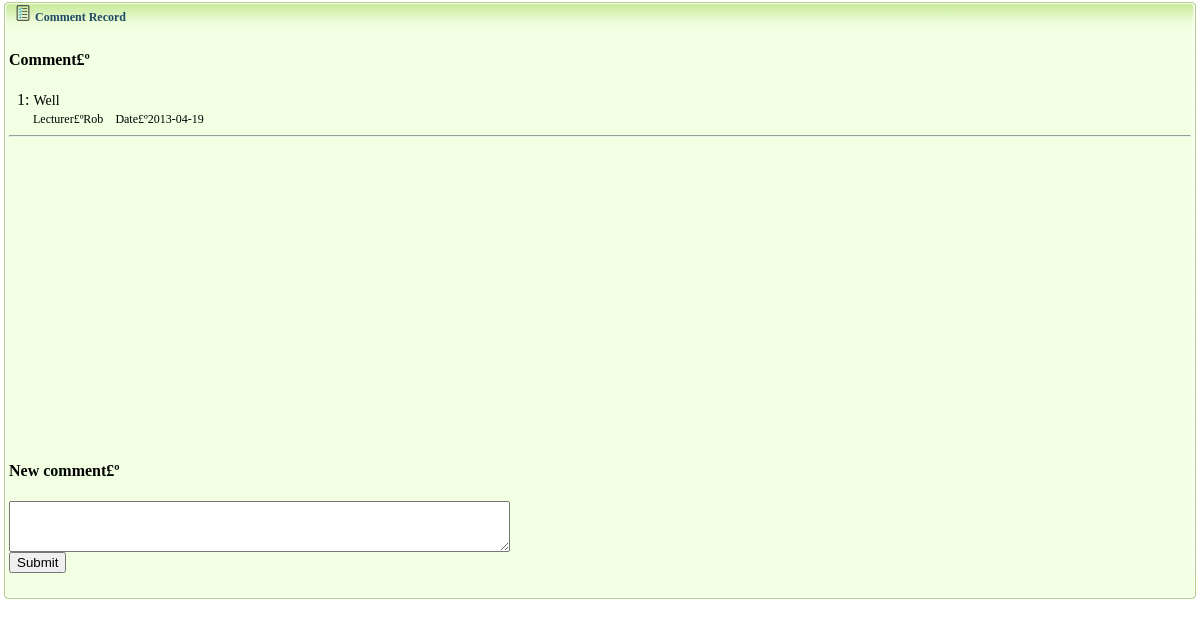
/sys/tab/evaluate_massage.php?id=3 (signed in), run on an earlier commit of the app's database.
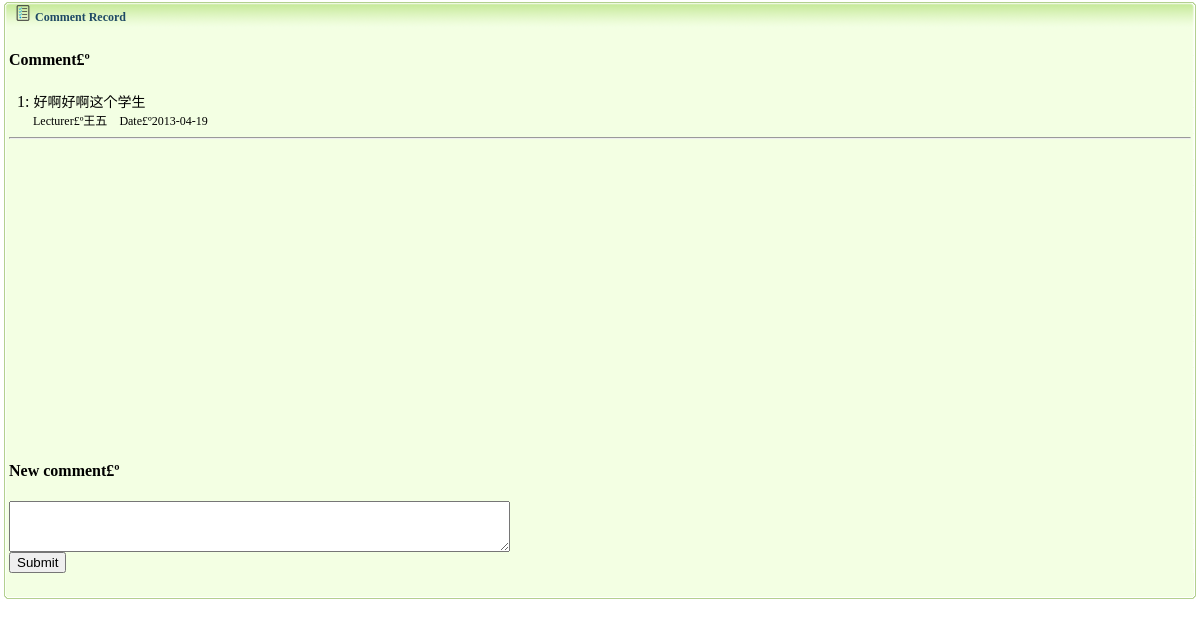
And on a later commit of the database.
### tables this page shows
CREATE TABLE IF NOT EXISTS `evaluate` (
  `id` int(4) NOT NULL AUTO_INCREMENT,
  `su_id` int(4) NOT NULL,
  `tu_id` int(4) NOT NULL,
  `evalue` varchar(299) NOT NULL,
  `times` varchar(25) NOT NULL,
  PRIMARY KEY (`id`)
);

CREATE TABLE IF NOT EXISTS `teacher` (
  `id` int(4) NOT NULL AUTO_INCREMENT,
  `user_id` int(4) NOT NULL,
  `name` varchar(200) NOT NULL,
  PRIMARY KEY (`id`)
);

### sys/tab/teacher_fun.php (called while the page is built, shortened)
<?php
	class  teacher_fun{
		public function select_teacher($uid){
			$query = "select * from teacher where user_id=".$uid;
			$result = mysql_query($query);
			$row = mysql_fetch_row($result);
			if($row){
				return  $row;
			}
		}
		public function select_evaluate($sid){
			$query = "select * from `evaluate` where su_id=".$sid;
			$result = mysql_query($query);
			return $result;
		}
	}
?>

### sys/tab/evaluate_massage.php (the view, shortened to what this page needs)
<?php
	include_once './teacher_fun.php';
	$obj = new teacher_fun();
?>
<!DOCTYPE html PUBLIC "-//W3C//DTD XHTML 1.0 Transitional//EN" "http://www.w3.org/TR/xhtml1/DTD/xhtml1-transitional.dtd">
<html xmlns="http://www.w3.org/1999/xhtml">
<head>
</head>
<body>
<table width="100%" border="0" align="center" cellpadding="0" cellspacing="0">
  <tr>
    <td height="30"><table width="100%" border="0" cellspacing="0" cellpadding="0">
      <tr>
        <td width="15" height="30"><img src="images/tab_03.gif" width="15" height="30" /></td>
        <td width="1101" background="images/tab_05.gif"><img src="images/311.gif" width="16" height="16" /> <span class="STYLE4">Comment Record</span></td>
        <td width="281" background="images/tab_05.gif"></td>
        <td width="14"><img src="images/tab_07.gif" width="14" height="30" /></td>
      </tr>
    </table></td>
  </tr>
  <tr>
    <td><table width="100%" border="0" cellspacing="0" cellpadding="0">
      <tr>
        <td width="9" background="images/tab_12.gif">&nbsp;</td>
        <td bgcolor="#f3ffe3">
        <h4>Comment£º</h4>
        <div style="overflow: scroll;height:350px;">
        <?php
        	$No=0;
        	$result = $obj->select_evaluate($_GET['id']);
        	while ($row=mysql_fetch_row($result)){
        		$No++;
        		echo "&nbsp;&nbsp;".$No.":   <span style='font-size:14px;'>$row[3]</span><br>";
        		echo "&nbsp;&nbsp;&nbsp;&nbsp;&nbsp;&nbsp;<span style='font-size:12px'>Lecturer£º";
        		$r=$obj->select_teacher($row[2]);
        		echo $r[2];
        		echo "&nbsp;&nbsp;&nbsp;&nbsp;Date£º$row[4]</span>";
        		echo "<hr />";
        	}
        ?>
        </div>
        <h4>New comment£º</h4>
        <form action="evaluate_massage.php?id=<?php echo $_GET['id'];?>&action=add" method="post" onsubmit="return CheckForm();" >
        	<label><textarea id="evalue" cols="60" rows="3" name="evalue"></textarea></label><br/>
        	<input type="submit" value="Submit" />
        </form>
        </td>
        <td width="9" background="images/tab_16.gif">&nbsp;</td>
      </tr>
    </table></td>
  </tr>
  <tr>
    <td height="29"><table width="100%" border="0" cellspacing="0" cellpadding="0">
      <tr>
        <td width="15" height="29"><img src="images/tab_20.gif" width="15" height="29" /></td>
        <td background="images/tab_21.gif"><table width="100%" border="0" cellspacing="0" cellpadding="0">
          <tr>
            <td width="25%" height="29" nowrap="nowrap"><span class="STYLE1"></span></td>
            <td width="75%" valign="top" class="STYLE1"><div align="right">
              <table width="352" height="20" border="0" cellpadding="0" cellspacing="0">
                <tr>
                  <td width="62" height="22" valign="middle"><div align="right"></div></td>
                  <td width="50" height="22" valign="middle"><div align="right"></div></td>
                  <td width="54" height="22" valign="middle"><div align="right"></div></td>
                  <td width="49" height="22" valign="middle"><div align="right"></div></td>
                  <td width="59" height="22" valign="middle"><div align="right"></div></td>
                  <td width="25" height="22" valign="middle"></td>
                  <td width="23" height="22" valign="middle"></td>
                  <td width="30" height="22" valign="middle"></td>
                </tr>
              </table>
            </div></td>
          </tr>
        </table></td>
        <td width="14"><img src="images/tab_22.gif" width="14" height="29" /></td>
      </tr>
    </table></td>
  </tr>
</table>
</body>
</html>

What changed in the data, as far as the page shows it:
changed evaluate: evalue "Well" → "好啊好啊这个学生"; teacher.name "Rob" → "王五"
